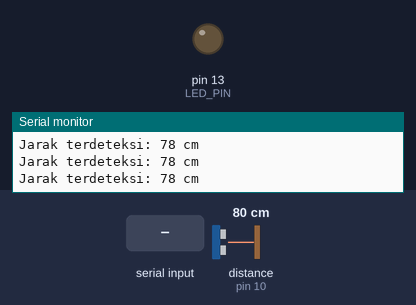
The sketch below on a simulated Arduino Uno, built with avr-gcc and run on an emulated ATmega328P. Shown: output pins drawn as LEDs (lit = HIGH), the last lines printed to the serial monitor. Wiring (inferred from the names in the program): ultrasonic range finder: trigger pin 9; echo pin 10. The test bench sets the inputs (shaded band); at power-on: distance to the obstacle (sensor on pin 10) 80 cm. The echo pulse lasts 58.3 µs per cm; pins used as bus, display or sensor lines are not drawn.

Above: at 1.2 s.
1.3 s: distance to the obstacle (sensor on pin 10) set to 22 cm
2.8 s: distance to the obstacle (sensor on pin 10) set to 18 cm
At 4.0 s:
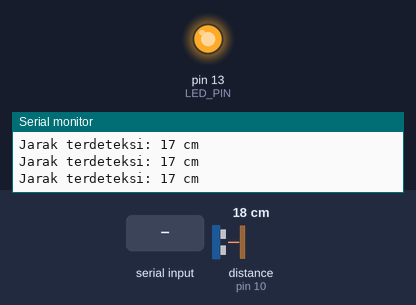
4.3 s: "90,45\n" received over Serial
At 4.43 s:
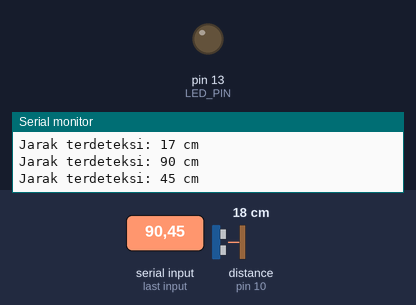
7.3 s: distance to the obstacle (sensor on pin 10) set to 35 cm
At 8.2 s:
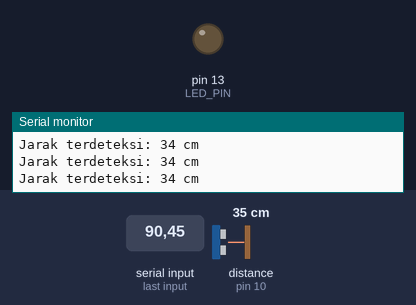
8.8 s: distance to the obstacle (sensor on pin 10) set to 2 cm
At 9.5 s:
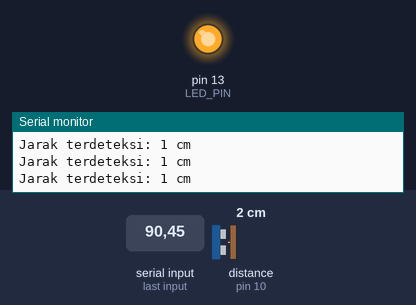
Timing chart, 0 to 11.3 s (numbered marks = the images above; inputs shaded):
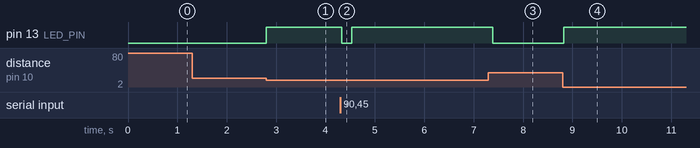

The sketch:

testerrr.ino
```cpp
#define TRIG_PIN 9    //arduino to sensor
#define ECHO_PIN 10    //sensor to arduino
#define LED_PIN 13    //lampu
// bagian atas ini adalah definisi dari pin pin yg kita pake

bool objectDetected = false; // status sebelumnya

void setup() {
  pinMode(TRIG_PIN, OUTPUT);
  pinMode(ECHO_PIN, INPUT);
  pinMode(LED_PIN, OUTPUT);
  Serial.begin(9600);  // ini adalah serial untuk kecepatan komunikasi
}

void loop() {    // loop artinya berulang
  int distance = 0;   //ini insial jaraknya, dibuat nol karna takut tabrakan dengan sampah

  if (Serial.available()) {    //ini jika punya monitoring seperti pake pc atau wokwi
    distance = Serial.parseInt();   // Baca nilai dari Serial Monitor
    Serial.read();    // Bersihkan buffer

  } else {    //ini kalo gada serial monitoring kayak wokwi, kodingan realnya
    digitalWrite(TRIG_PIN, LOW);
    delayMicroseconds(2);
    digitalWrite(TRIG_PIN, HIGH);
    delayMicroseconds(10);
    digitalWrite(TRIG_PIN, LOW);
    long duration = pulseIn(ECHO_PIN, HIGH);
    distance = duration * 0.034 / 2;
  }

  Serial.print("Jarak terdeteksi: ");    // ini untuk menampilkan info simulasi di serialnya
  Serial.print(distance);
  Serial.println(" cm");

  if (distance < 20) {    //ini jarak ketriggernya
    digitalWrite(LED_PIN, HIGH);  // lampu nyala trus
  }
    else {
    digitalWrite(LED_PIN, LOW);   //lampunya mati
    objectDetected = false; // ketika objek menjauh maka statusnya akan tereset ulang menjadi tidak terdeteksi
  }

  delay(100);
}
```

Measured:
- the behaviour switches between 21 and 20 cm on distance to the obstacle (sensor on pin 10) (found by bisection; images 0 and 1)
- after the input at 2.8 s, pin 13 (LED_PIN): LOW → HIGH at once
- after the input at 4.3 s, pin 13 (LED_PIN): HIGH → LOW at once, → HIGH 0.20 s later
- after the input at 7.3 s, pin 13 (LED_PIN): HIGH → LOW after 0.09 s
- after the input at 8.8 s, pin 13 (LED_PIN): LOW → HIGH at once
